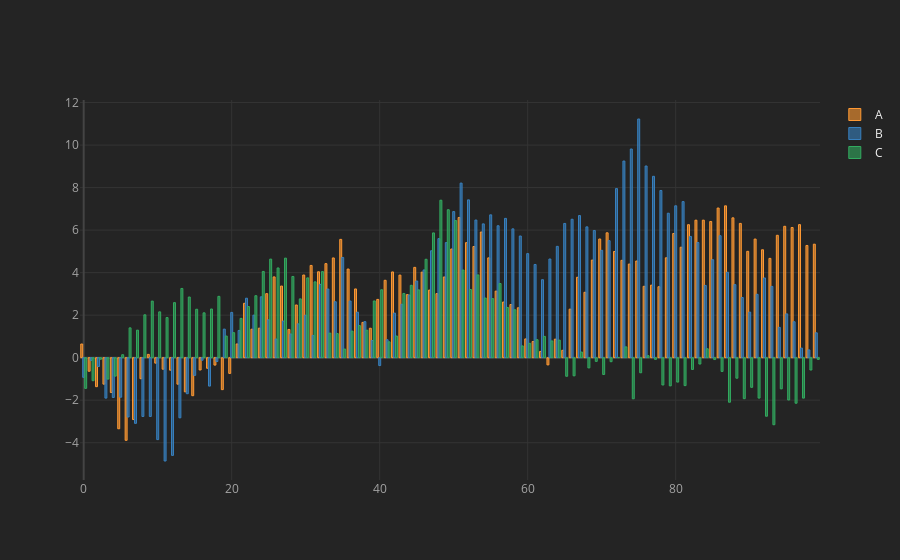

Notebook source saved alongside this figure:
### Code cell
df.iplot(kind='bar',bargap=0.2);
